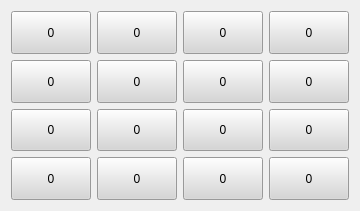
   <widget class="QWidget" name="layoutWidget_2">
    <property name="geometry">
     <rect>
      <x>60</x>
      <y>110</y>
      <width>238</width>
      <height>211</height>
     </rect>
    </property>
    <property name="sizePolicy">
     <sizepolicy hsizetype="Preferred" vsizetype="Minimum">
      <horstretch>0</horstretch>
      <verstretch>0</verstretch>
     </sizepolicy>
    </property>
    <layout class="QGridLayout" name="gridLayout_3">
     <item row="0" column="0">
      <widget class="QPushButton" name="allButton_03">
       <property name="sizePolicy">
        <sizepolicy hsizetype="Minimum" vsizetype="Minimum">
         <horstretch>0</horstretch>
         <verstretch>0</verstretch>
        </sizepolicy>
       </property>
       <property name="styleSheet">
        <string notr="true">background-color: rgb(214, 214, 214);</string>
       </property>
       <property name="text">
        <string>0</string>
       </property>
      </widget>
     </item>
     <item row="0" column="1">
      <widget class="QPushButton" name="allButton_02">
       <property name="sizePolicy">
        <sizepolicy hsizetype="Minimum" vsizetype="Minimum">
         <horstretch>0</horstretch>
         <verstretch>0</verstretch>
        </sizepolicy>
       </property>
       <property name="styleSheet">
        <string notr="true">background-color: rgb(214, 214, 214);</string>
       </property>
       <property name="text">
        <string>0</string>
       </property>
      </widget>
     </item>
     <item row="0" column="2">
      <widget class="QPushButton" name="allButton_01">
       <property name="sizePolicy">
        <sizepolicy hsizetype="Minimum" vsizetype="Minimum">
         <horstretch>0</horstretch>
         <verstretch>0</verstretch>
        </sizepolicy>
       </property>
       <property name="styleSheet">
        <string notr="true">background-color: rgb(214, 214, 214);</string>
       </property>
       <property name="text">
        <string>0</string>
       </property>
      </widget>
     </item>
     <item row="0" column="3">
      <widget class="QPushButton" name="allButton_00">
       <property name="sizePolicy">
        <sizepolicy hsizetype="Minimum" vsizetype="Minimum">
         <horstretch>0</horstretch>
         <verstretch>0</verstretch>
        </sizepolicy>
       </property>
       <property name="styleSheet">
        <string notr="true">background-color: rgb(214, 214, 214);</string>
       </property>
       <property name="text">
        <string>0</string>
       </property>
      </widget>
     </item>
     <item row="1" column="0">
      <widget class="QPushButton" name="allButton_13">
       <property name="sizePolicy">
        <sizepolicy hsizetype="Minimum" vsizetype="Minimum">
         <horstretch>0</horstretch>
         <verstretch>0</verstretch>
        </sizepolicy>
       </property>
       <property name="styleSheet">
        <string notr="true">background-color: rgb(214, 214, 214);</string>
       </property>
       <property name="text">
        <string>0</string>
       </property>
      </widget>
     </item>
     <item row="1" column="1">
      <widget class="QPushButton" name="allButton_12">
       <property name="sizePolicy">
        <sizepolicy hsizetype="Minimum" vsizetype="Minimum">
         <horstretch>0</horstretch>
         <verstretch>0</verstretch>
        </sizepolicy>
       </property>
       <property name="styleSheet">
        <string notr="true">background-color: rgb(214, 214, 214);</string>
       </property>
       <property name="text">
        <string>0</string>
       </property>
      </widget>
     </item>
     <item row="1" column="2">
      <widget class="QPushButton" name="allButton_11">
       <property name="sizePolicy">
        <sizepolicy hsizetype="Minimum" vsizetype="Minimum">
         <horstretch>0</horstretch>
         <verstretch>0</verstretch>
        </sizepolicy>
       </property>
       <property name="styleSheet">
        <string notr="true">background-color: rgb(214, 214, 214);</string>
       </property>
       <property name="text">
        <string>0</string>
       </property>
      </widget>
     </item>
     <item row="1" column="3">
      <widget class="QPushButton" name="allButton_10">
       <property name="sizePolicy">
        <sizepolicy hsizetype="Minimum" vsizetype="Minimum">
         <horstretch>0</horstretch>
         <verstretch>0</verstretch>
        </sizepolicy>
       </property>
       <property name="styleSheet">
        <string notr="true">background-color: rgb(214, 214, 214);</string>
       </property>
       <property name="text">
        <string>0</string>
       </property>
      </widget>
     </item>
     <item row="2" column="0">
      <widget class="QPushButton" name="Button_23">
       <property name="sizePolicy">
        <sizepolicy hsizetype="Minimum" vsizetype="Minimum">
         <horstretch>0</horstretch>
         <verstretch>0</verstretch>
        </sizepolicy>
       </property>
       <property name="styleSheet">
        <string notr="true">background-color: rgb(214, 214, 214);</string>
       </property>
       <property name="text">
        <string>0</string>
       </property>
      </widget>
     </item>
     <item row="2" column="1">
      <widget class="QPushButton" name="allButton_22">
       <property name="sizePolicy">
        <sizepolicy hsizetype="Minimum" vsizetype="Minimum">
         <horstretch>0</horstretch>
         <verstretch>0</verstretch>
        </sizepolicy>
       </property>
       <property name="styleSheet">
        <string notr="true">background-color: rgb(214, 214, 214);</string>
       </property>
       <property name="text">
        <string>0</string>
       </property>
      </widget>
     </item>
     <item row="2" column="2">
      <widget class="QPushButton" name="allButton_21">
       <property name="sizePolicy">
        <sizepolicy hsizetype="Minimum" vsizetype="Minimum">
         <horstretch>0</horstretch>
         <verstretch>0</verstretch>
        </sizepolicy>
       </property>
       <property name="styleSheet">
        <string notr="true">background-color: rgb(214, 214, 214);</string>
       </property>
       <property name="text">
        <string>0</string>
       </property>
      </widget>
     </item>
     <item row="2" column="3">
      <widget class="QPushButton" name="allButton_20">
       <property name="sizePolicy">
        <sizepolicy hsizetype="Minimum" vsizetype="Minimum">
         <horstretch>0</horstretch>
         <verstretch>0</verstretch>
        </sizepolicy>
       </property>
       <property name="styleSheet">
        <string notr="true">background-color: rgb(214, 214, 214);</string>
       </property>
       <property name="text">
        <string>0</string>
       </property>
      </widget>
     </item>
     <item row="3" column="0">
      <widget class="QPushButton" name="allButton_33">
       <property name="sizePolicy">
        <sizepolicy hsizetype="Minimum" vsizetype="Minimum">
         <horstretch>0</horstretch>
         <verstretch>0</verstretch>
        </sizepolicy>
       </property>
       <property name="styleSheet">
        <string notr="true">background-color: rgb(214, 214, 214);</string>
       </property>
       <property name="text">
        <string>0</string>
       </property>
      </widget>
     </item>
     <item row="3" column="1">
      <widget class="QPushButton" name="Button_32">
       <property name="sizePolicy">
        <sizepolicy hsizetype="Minimum" vsizetype="Minimum">
         <horstretch>0</horstretch>
         <verstretch>0</verstretch>
        </sizepolicy>
       </property>
       <property name="styleSheet">
        <string notr="true">background-color: rgb(214, 214, 214);</string>
       </property>
       <property name="text">
        <string>0</string>
       </property>
      </widget>
     </item>
     <item row="3" column="2">
      <widget class="QPushButton" name="Button_31">
       <property name="sizePolicy">
        <sizepolicy hsizetype="Minimum" vsizetype="Minimum">
         <horstretch>0</horstretch>
         <verstretch>0</verstretch>
        </sizepolicy>
       </property>
       <property name="styleSheet">
        <string notr="true">background-color: rgb(214, 214, 214);</string>
       </property>
       <property name="text">
        <string>0</string>
       </property>
      </widget>
     </item>
     <item row="3" column="3">
      <widget class="QPushButton" name="allButton_30">
       <property name="sizePolicy">
        <sizepolicy hsizetype="Minimum" vsizetype="Minimum">
         <horstretch>0</horstretch>
         <verstretch>0</verstretch>
        </sizepolicy>
       </property>
       <property name="styleSheet">
        <string notr="true">background-color: rgb(214, 214, 214);</string>
       </property>
       <property name="text">
        <string>0</string>
       </property>
      </widget>
     </item>
    </layout>
   </widget>
